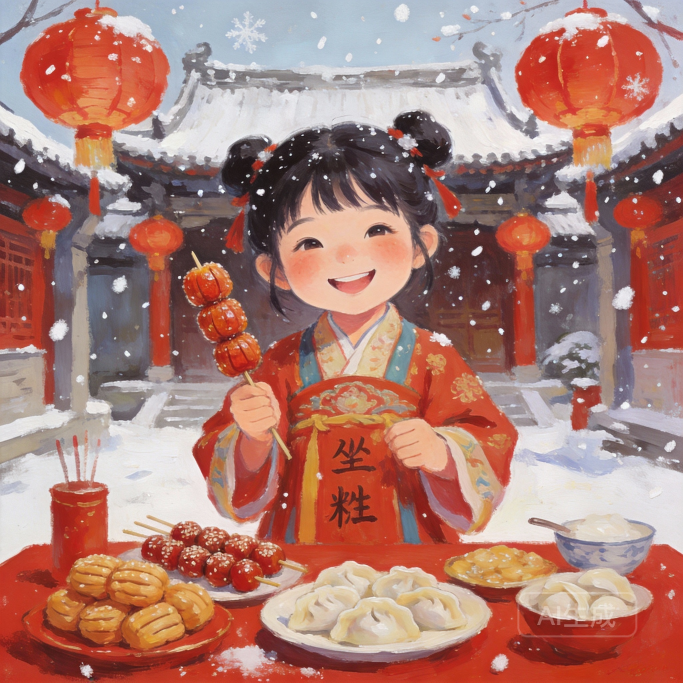
#> input picture picture/小年中国风水粉画_Seedream_20260127_185655.jpg, 2048 x 2048 px (shown at 1/3 size)
$ python -i advanced_watermark_remover.py   (imports and definitions only)
#> lines starting #> are read from the running program, lines starting #| are printed output that depends on the picture; after the words box and inside, x2 and y2 are one past the last pixel; in counts of white or black regions, pixels touching at a corner belong together
#!/usr/bin/env python
# -*- coding: utf-8 -*-
"""
高级去水印工具 - 集成多种SOTA算法
结合油猴脚本智能检测 + 多种Inpainting算法
"""

import os
import sys
from pathlib import Path
import cv2
import numpy as np
from PIL import Image, ImageFilter
import tkinter as tk
from tkinter import filedialog, messagebox, ttk

# 设置控制台输出编码为UTF-8
if sys.platform == 'win32':
    import io
    sys.stdout = io.TextIOWrapper(sys.stdout.buffer, encoding='utf-8', errors='replace')
    sys.stderr = io.TextIOWrapper(sys.stderr.buffer, encoding='utf-8', errors='replace')

# 添加父目录到路径
sys.path.insert(0, str(Path(__file__).parent.parent))


class AdvancedWatermarkRemover:
    """高级去水印器 - 集成多种算法"""

    def __init__(self):
        """初始化"""
        pass

    def _imread_cv2(self, image_path):
        """使用PIL读取图片，支持中文路径"""
#> called with image_path = '小年中国风水粉画_Seedream_20260127_185655.jpg'
        try:
            img_pil = Image.open(str(image_path))
#> img_pil is the input picture: PIL image 2048x2048 RGB; mean R, G, B 172.3, 125.5, 116.4
            img_np = np.array(img_pil)
            if len(img_np.shape) == 3 and img_np.shape[2] == 3:
                img_np = cv2.cvtColor(img_np, cv2.COLOR_RGB2BGR)
            return img_np
        except Exception as e:
            raise ValueError(f"无法读取图片 {image_path}: {str(e)}")

    def _imwrite_cv2(self, output_path, img):
        """使用PIL保存图片，支持中文路径"""
        try:
            from PIL import Image
            if len(img.shape) == 3 and img.shape[2] == 3:
                img_rgb = cv2.cvtColor(img, cv2.COLOR_BGR2RGB)
            else:
                img_rgb = img
            img_pil = Image.fromarray(img_rgb)
            img_pil.save(str(output_path))
        except Exception as e:
            raise ValueError(f"无法保存图片 {output_path}: {str(e)}")

    def smart_detect_watermark(self, image_path):
        """
        智能检测水印区域
        结合油猴脚本 + OpenCV轮廓检测
        """
        img = self._imread_cv2(image_path)
        h, w = img.shape[:2]

        print(f"[检测] 图片尺寸: {w}x{h}")
#| [检测] 图片尺寸: 2048x2048

        # 转换为灰度图
        gray = cv2.cvtColor(img, cv2.COLOR_BGR2GRAY)
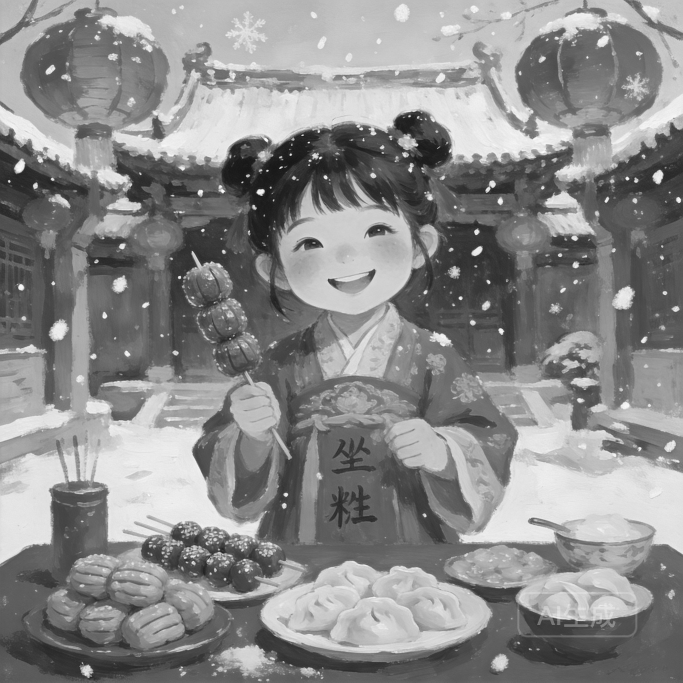
#> gray: shape (2048, 2048) (shown at 1/3 size); min 11, max 255, mean 138.4

        # 右下角区域（豆包水印通常位置）
        right_region_width = int(w * 0.35)
        right_region_height = int(h * 0.15)
        right_region_width = max(400, min(right_region_width, 600))
        right_region_height = max(80, min(right_region_height, 150))

        y_start = max(0, h - right_region_height)
        x_start = max(0, w - right_region_width)
        right_bottom = gray[y_start:h, x_start:w]
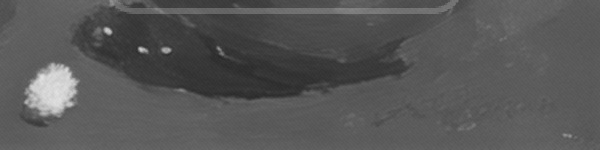
#> right_bottom: shape (150, 600); min 41, max 226, mean 86.8

        # 多种检测方法结合
        detection_methods = []

        # 方法1: 阈值检测
        _, thresh = cv2.threshold(right_bottom, 200, 255, cv2.THRESH_BINARY)
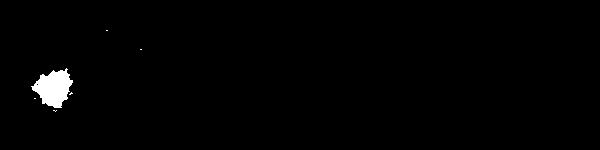
#> thresh: shape (150, 600); 1.1% white; 6 white regions (5 under 20 px)
        contours1, _ = cv2.findContours(thresh, cv2.RETR_EXTERNAL, cv2.CHAIN_APPROX_SIMPLE)
#> contours1 = 6 contours, 5 with area under 20; largest, box (x1, y1, x2, y2) and area: (31, 68, 73, 108) 952

        # 方法2: 边缘检测
        edges = cv2.Canny(right_bottom, 50, 150)
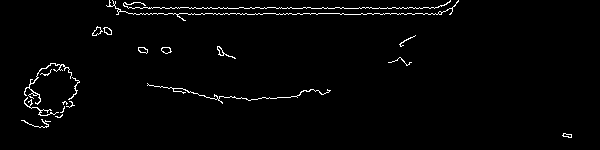
#> edges: shape (150, 600); 1.9% white in thin lines or dots, all inside (x1, y1, x2, y2) = (21, 0, 572, 138)
        contours2, _ = cv2.findContours(edges, cv2.RETR_EXTERNAL, cv2.CHAIN_APPROX_SIMPLE)
#> contours2 = 20 contours, 10 with area under 20; largest, box (x1, y1, x2, y2) and area: (24, 63, 72, 105) 53, (161, 47, 172, 54) 46, (92, 26, 103, 36) 46, (103, 27, 112, 35) 40, (138, 47, 148, 54) 40

        # 合并检测结果
        all_contours = []
        if contours1:
            all_contours.extend([c for c in contours1 if cv2.contourArea(c) > 100])
        if contours2:
            all_contours.extend([c for c in contours2 if cv2.contourArea(c) > 100])

        if all_contours:
            # 合并所有轮廓
            all_points = np.vstack([cnt for cnt in all_contours])
#> all_points = contour of 73 points, box (x1, y1, x2, y2) (31, 68, 73, 108), area 952
            x, y, w_contour, h_contour = cv2.boundingRect(all_points)
#> x = 31; y = 68; w_contour = 42; h_contour = 40

            # 转换到原图坐标并扩展
            x1 = x_start + x - 30
#> x1 = 1449
            y1 = y_start + y - 30
#> y1 = 1936
            x2 = x_start + x + w_contour + 30
#> x2 = 1551
            y2 = y_start + y + h_contour + 30
#> y2 = 2036

            # 确保在图片范围内
            x1 = max(0, min(x1, w))
            y1 = max(0, min(y1, h))
            x2 = max(0, min(x2, w))
            y2 = max(0, min(y2, h))

            print(f"[检测] 智能轮廓检测成功")
            print(f"[检测] 水印区域: ({x1}, {y1}) -> ({x2}, {y2})")
#| [检测] 水印区域: (1449, 1936) -> (1551, 2036)
            print(f"[检测] 区域大小: {x2-x1}x{y2-y1}")
#| [检测] 区域大小: 102x100
            return [(x1, y1, x2, y2)], "智能检测"

        # 降级：动态固定区域
        print(f"[检测] 轮廓检测失败，使用动态固定区域")
        text_height = min(100, int(h * 0.12))
        text_width = min(500, int(w * 0.30))
        margin_right = 20
        margin_bottom = 20

        x1 = max(0, w - text_width - margin_right)
        y1 = max(0, h - text_height - margin_bottom)
        x2 = w - margin_right
        y2 = h - margin_bottom

        print(f"[检测] 固定区域: ({x1}, {y1}) -> ({x2}, {y2})")
        return [(x1, y1, x2, y2)], "固定区域"

    def inpaint_telea(self, img, mask):
        """Telea算法 - 快速"""
        return cv2.inpaint(img, mask, 3, cv2.INPAINT_TELEA)

    def inpaint_ns(self, img, mask):
        """NS算法 - 高质量"""
        return cv2.inpaint(img, mask, 7, cv2.INPAINT_NS)

    # [25 lines left out: functions inpaint_hybrid, inpaint_advanced, not called in this run]

    def remove_watermark_best_quality(self, image_path, output_dir):
        """
        使用最佳质量方法去除水印
        只生成NS高质量版本
        """
        # 检测水印
        regions, method = self.smart_detect_watermark(image_path)
#> regions = [(1449, 1936, 1551, 2036)]; method = '智能检测'

        if not regions:
            print("[错误] 未检测到水印区域")
            return None

        img = self._imread_cv2(image_path)
        h, w = img.shape[:2]

        # 创建mask
        mask = np.zeros((h, w), dtype=np.uint8)
        for (x1, y1, x2, y2) in regions:
            x1, y1 = max(0, x1), max(0, y1)
            x2, y2 = min(w, x2), min(h, y2)
            # 扩展区域确保完全覆盖
            x1 = max(0, x1 - 15)
            y1 = max(0, y1 - 15)
            x2 = min(w, x2 + 15)
            y2 = min(h, y2 + 15)
            mask[y1:y2, x1:x2] = 255
#> this loop made 1 pass
#> (x1, y1, x2, y2) on pass 1: (1434, 1921, 1566, 2048)
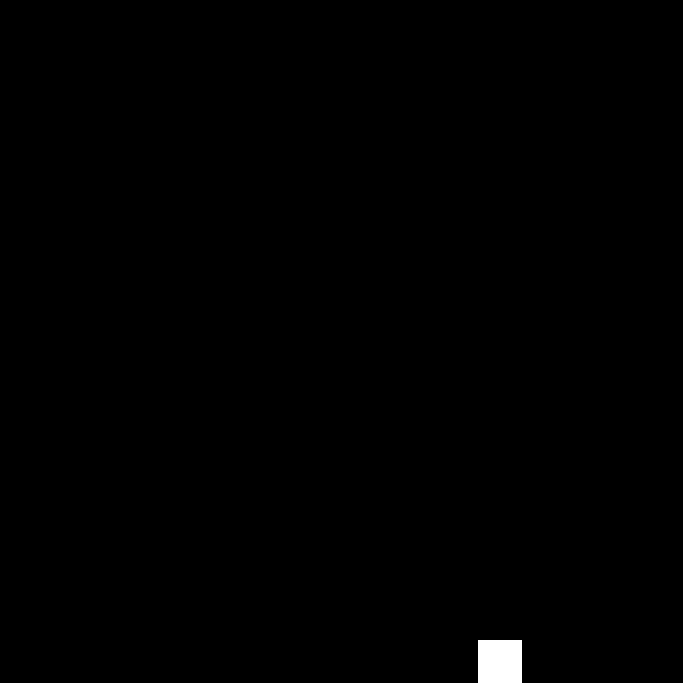
#> mask: shape (2048, 2048) (shown at 1/3 size); 0.4% white; 1 white region, box (x1, y1, x2, y2) and area: (1434, 1921, 1566, 2048) 16764

        # 使用NS高质量算法
        try:
            print(f"[处理] 使用NS高质量算法...")
            result = self.inpaint_ns(img, mask)
#> in inpaint_ns, `return cv2.inpaint(img, mask, 7, cv2.INPAINT_NS)`:
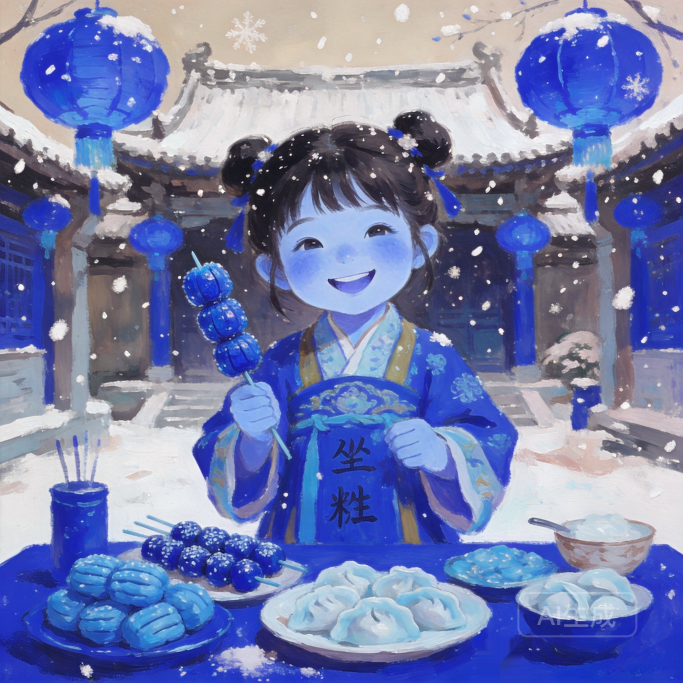
#> returned value: shape (2048, 2048, 3) (shown at 1/3 size); mean of channels 0, 1, 2 116.3, 125.4, 172.2; drawn as R, G, B

            # 保存结果 - 使用原文件名
            image_path = Path(image_path)
            output_dir = Path(output_dir)
            output_name = f"{image_path.stem}{image_path.suffix}"
            output_path = output_dir / output_name
            self._imwrite_cv2(output_path, result)

            print(f"[成功] 已保存: {output_path.name}")
            return output_path

        except Exception as e:
            print(f"[错误] 处理失败: {str(e)}")
            return None


class AdvancedWatermarkRemoverGUI:
    """高级去水印GUI"""

    # [205 lines left out: functions __init__, create_widgets, select_files, select_output_dir, process_images, log and 1 more, not called in this run]


# [2 lines not run here, left out]

>>> result = AdvancedWatermarkRemover().remove_watermark_best_quality('小年中国风水粉画_Seedream_20260127_185655.jpg', 'out.png')

$ run again, on picture/小年对比_Pollinations_20260127_211758.jpg
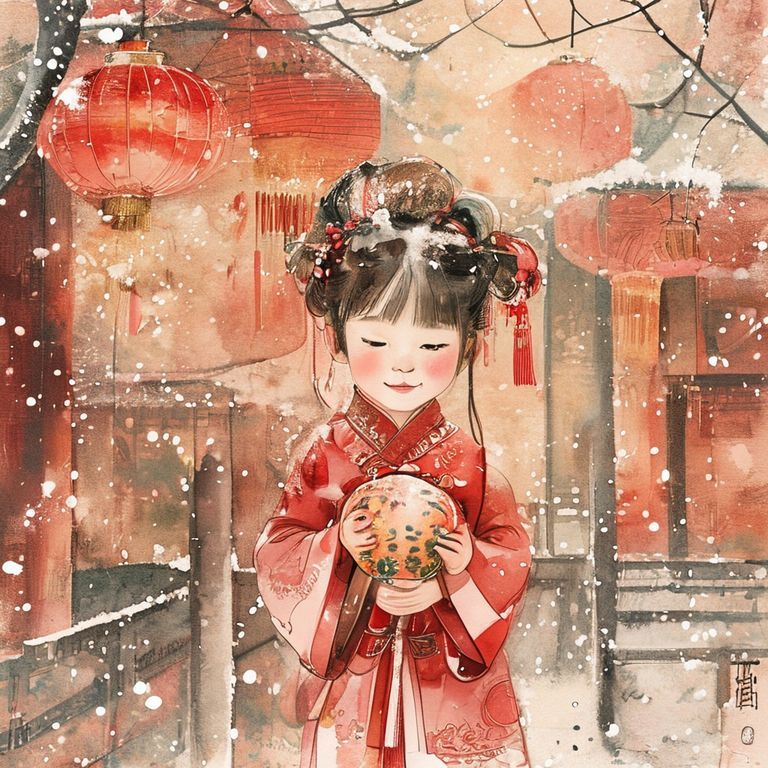
#> input picture picture/小年对比_Pollinations_20260127_211758.jpg, 768 x 768 px
#> in _imread_cv2, img_pil is the input picture: PIL image 768x768 RGB; mean R, G, B 191, 140.5, 117.4
#| [检测] 图片尺寸: 768x768
#> in smart_detect_watermark, `_, thresh = cv2.threshold(right_bottom, 200, 255, cv2.THRESH_BINARY)`:
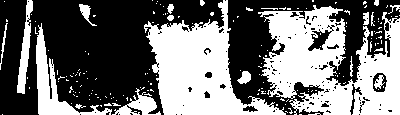
#> thresh: shape (115, 400); 44.8% white; 167 white regions (148 under 20 px)
#> contours1 = 162 contours, 151 with area under 20; largest, box (x1, y1, x2, y2) and area: (258, 5, 400, 115) 9614, (144, 0, 286, 115) 7256, (36, 23, 112, 115) 1379, (17, 0, 33, 94) 543, (112, 88, 161, 115) 420
#> edges: shape (115, 400); 17.8% white in thin lines or dots
#> contours2 = 241 contours, 208 with area under 20; largest, box (x1, y1, x2, y2) and area: (312, 0, 400, 78) 576, (230, 45, 291, 115) 419, (242, 7, 300, 50) 346, (100, 25, 161, 115) 314, (62, 83, 144, 115) 304
#> all_points = contour of 3786 points, box (x1, y1, x2, y2) (17, 0, 400, 115), area 35402
#> x = 17; y = 0; w_contour = 383; h_contour = 115
#> in smart_detect_watermark, `x1 = x_start + x - 30`: x1 = 355
#> in smart_detect_watermark, `y1 = y_start + y - 30`: y1 = 623
#> in smart_detect_watermark, `x2 = x_start + x + w_contour + 30`: x2 = 798
#> in smart_detect_watermark, `x2 = max(0, min(x2, w))`: x2 = 768
#| [检测] 水印区域: (355, 623) -> (768, 768)
#| [检测] 区域大小: 413x145
#> regions = [(355, 623, 768, 768)]; method = '智能检测'
#> the loop in remove_watermark_best_quality, `for (x1, y1, x2, y2) in regions:` made 1 pass
#> (x1, y1, x2, y2) on pass 1: (340, 608, 768, 768)
#> in _imwrite_cv2, `img_rgb = cv2.cvtColor(img, cv2.COLOR_BGR2RGB)`:
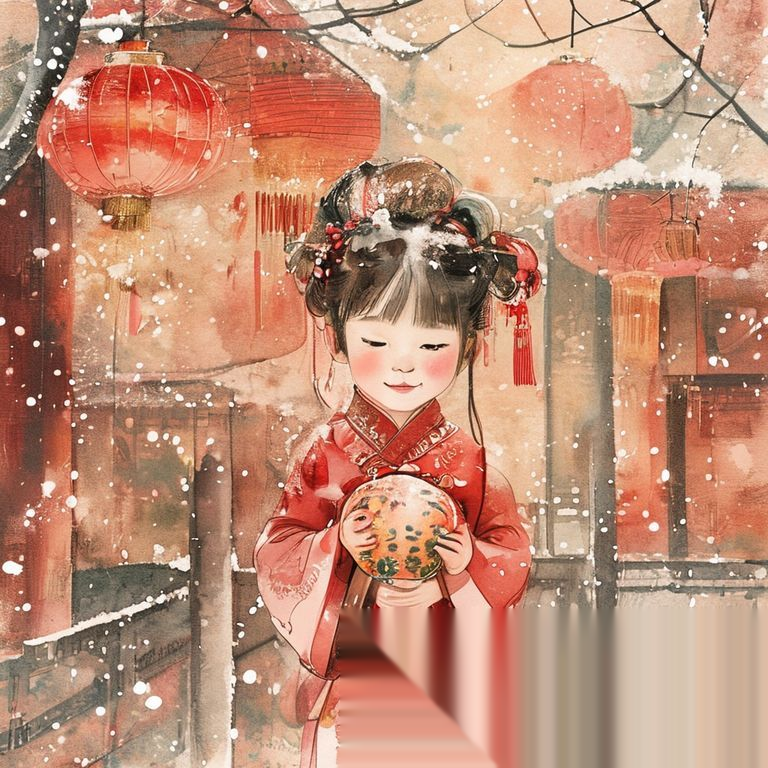
#> img_rgb: shape (768, 768, 3); mean R, G, B 190.8, 140.8, 117.5
